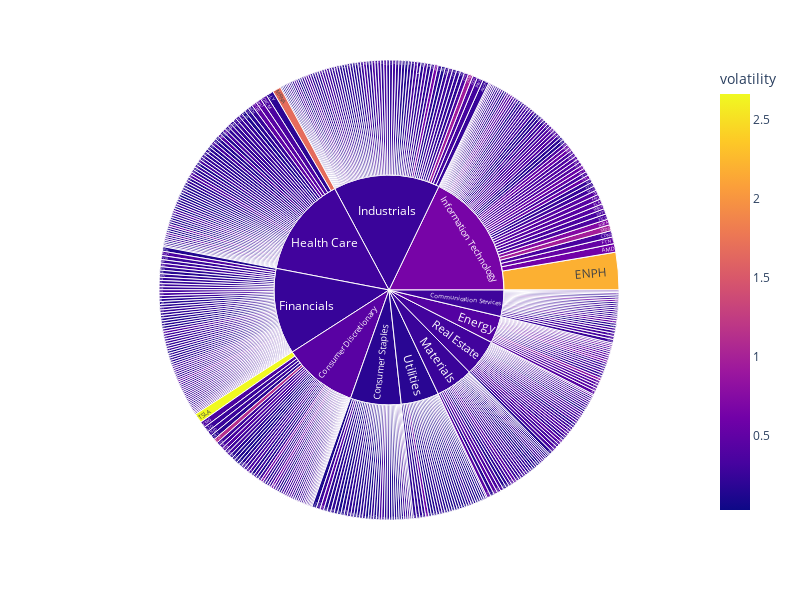

The code cell stored with this chart in its notebook:
### Code cell
fig.update_layout(
    width=800,  # specify the desired width
    height=600,  # specify the desired height
)

### Figure 1 — Plotly figure (JSON) as saved in the notebook; plotly's stock layout.template omitted (floating-point values rounded to 4 significant figures; data arrays with more than 128 entries replaced by an {"elided": "..."} marker saying what was removed)
{"data": [{"branchvalues": "total", "customdata": {"elided": "512x1 float values"}, "domain": {"x": [0, 1], "y": [0, 1]}, "hovertemplate": "labels=%{label}<br>value=%{value}<br>parent=%{parent}<br>id=%{id}<br>volatility=%{color}<extra></extra>", "ids": {"elided": "512 str values"}, "labels": {"elided": "512 str values"}, "marker": {"coloraxis": "coloraxis", "colors": {"elided": "512 float values"}}, "name": "", "parents": {"elided": "512 str values"}, "type": "sunburst", "values": {"elided": "512 float values"}}], "layout": {"coloraxis": {"colorbar": {"title": {"text": "volatility"}}, "colorscale": [[0, "#0d0887"], [0.1111, "#46039f"], [0.2222, "#7201a8"], [0.3333, "#9c179e"], [0.4444, "#bd3786"], [0.5556, "#d8576b"], [0.6667, "#ed7953"], [0.7778, "#fb9f3a"], [0.8889, "#fdca26"], [1, "#f0f921"]]}, "height": 600, "legend": {"tracegroupgap": 0}, "margin": {"t": 60}, "width": 800}}
